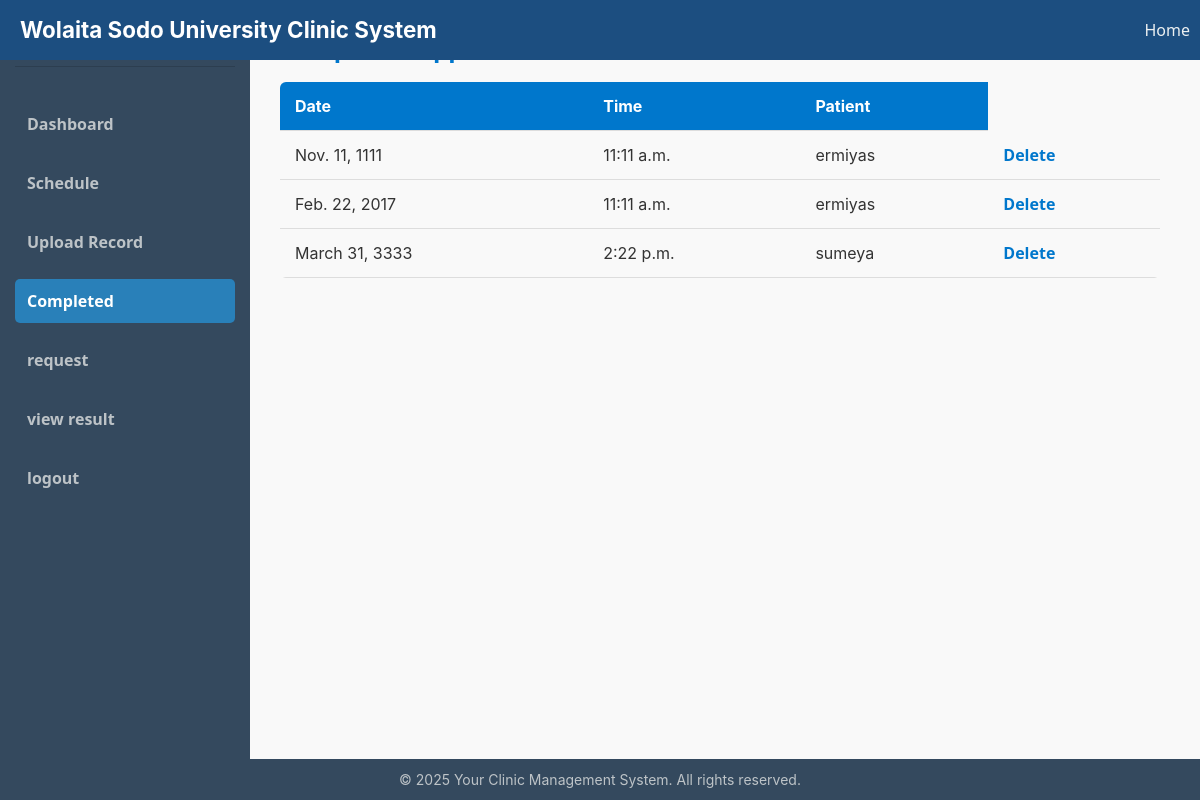
The app's page /appointment/completed/ (signed in) with its own data.
### clinic/models.py (models this page shows, shortened)
class Appointment(models.Model):
    patient = models.ForeignKey(Patient, related_name='appointments', on_delete=models.CASCADE)
    doctor = models.ForeignKey(Doctor, related_name='appointments', on_delete=models.CASCADE)
    date = models.DateField()
    time = models.TimeField()
    status = models.CharField(
        max_length=20,
        choices=[('scheduled', 'Scheduled'), ('accepted','accepted'), ('completed', 'Completed'),('rejected', 'Rejected'), ('cancelled', 'Cancelled')],
        default='scheduled'
    )

class Patient(models.Model):
    patient_id = models.CharField(max_length=20, unique=True)
    name = models.CharField(max_length=100)
    password=models.CharField(max_length=20)
    age = models.IntegerField()
    gender = models.CharField(max_length=10, choices=[('Male', 'Male'), ('Female', 'Female')])
    contact_number = models.CharField(max_length=15)
    address = models.TextField()
    medical_history = models.TextField(blank=True, null=True)
    emergency_contact_name = models.CharField(max_length=100)
    emergency_contact_number = models.CharField(max_length=15)
    created_at = models.DateTimeField(auto_now_add=True)
    approved = models.BooleanField(default=False)

### clinic/views.py (the view)
# urls.py: path('appointment/completed/', views.completed_appointments, name='completed_appointments'),
def completed_appointments(request):
    doctor = Doctor.objects.get(id=request.session['doctor_id'])
    completed = Appointment.objects.filter(doctor=doctor, status='completed')
    return render(request, 'completed_appointments.html', {'doctor': doctor, 'completed': completed})

### clinic/templates/completed_appointments.html (shortened to what this page needs)
{% extends 'base_doctor.html' %}  {% block content %}
<h1>Completed Appointments for Dr. {{ doctor.name }}</h1>
{% if completed %}
<table>
  <thead>
    <tr>
      <th>Date</th>
      <th>Time</th>
      <th>Patient</th>
    </tr>
  </thead>
  <tbody>
    {% for appt in completed %}
    <tr>
      <td>{{ appt.date }}</td>
      <td>{{ appt.time }}</td>
      <td>{{ appt.patient.name }}</td>
      <td>
        <a
          href="{% url 'delete_appointment' appt.id %}"
          onclick="return confirm('Delete this record permanently?');"
        >
          Delete
        </a>
      </td>
    </tr>
    {% endfor %}
  </tbody>
</table>
{% else %}
<p class="empty-state">You have no completed appointments.</p>
{% endif %} {%endblock %}

### clinic/templates/base_doctor.html (style rules this page uses)
body, h1, h2, p, ul, li, a, label, input, select, textarea, button { margin: 0; padding: 0; box-sizing: border-box; font-family: "Segoe UI", Tahoma, Geneva, Verdana, sans-serif; }
body { margin: 0; font-family: -apple-system, BlinkMacSystemFont, "Segoe UI", Roboto, Oxygen, Ubuntu, Cantarell, "Open Sans", "Helvetica Neue", sans-serif; background-color: #f9f9f9; color: #333; line-height: 1.5; padding: o; display: flex; }
h1, h2 { color: #0077cc; margin-bottom: 1rem; font-weight: 600; }
table { width: 100%; border-collapse: collapse; margin-bottom: 2rem; border-radius: 6px; overflow: hidden; }
thead { background-color: #0077cc; color: white; text-align: left; font-weight: 600; }
th, td { padding: 12px 15px; border-bottom: 1px solid #ddd; }
a { color: #0077cc; text-decoration: none; font-weight: 600; }

### records on screen
Appointment: date "Nov. 11, 1111", time "11:11 a.m.", patient.name "ermiyas"
Appointment: date "Feb. 22, 2017", time "11:11 a.m.", patient.name "ermiyas"
Appointment: date "March 31, 3333", time "2:22 p.m.", patient.name "sumeya"
